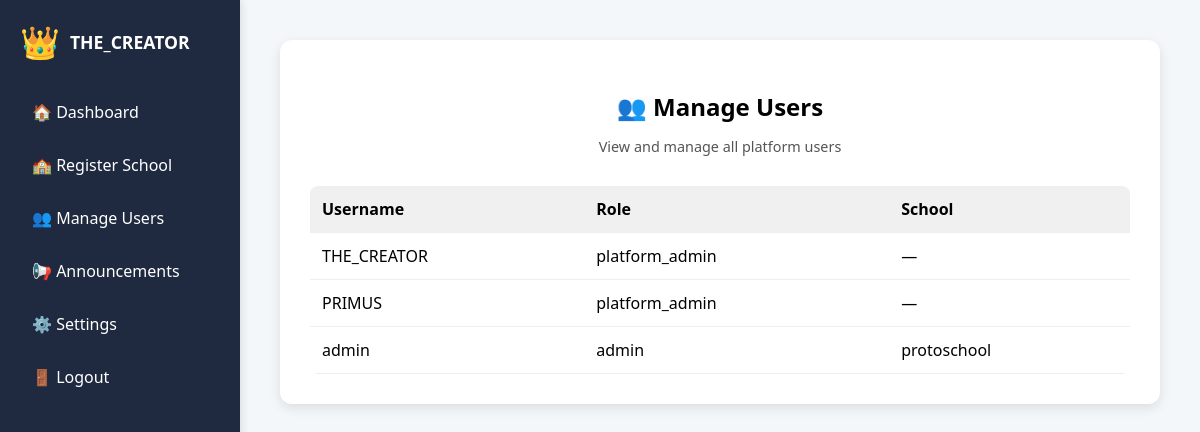
The app's page /manage_users/ (signed in), older data.
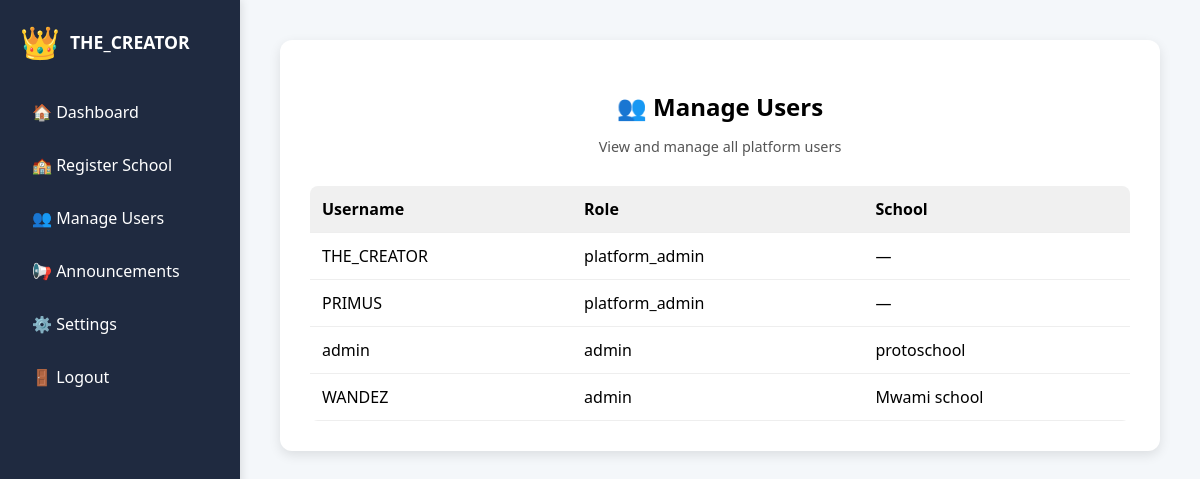
The same page, newer data.
### theschool/models.py (models this page shows, shortened)
class User(AbstractUser):
    ROLE_CHOICES = (
        ('admin', 'Admin'),
        ('teacher', 'Teacher'),
        ('parent', 'Parent'),
        ('platform_admin', 'Platform Admin'),
    )
    role = models.CharField(max_length=20, choices=ROLE_CHOICES)
    school = models.ForeignKey(School, on_delete=models.CASCADE, null=True, blank=True)
    phone_number = models.CharField(max_length=20, blank=True)
    is_platform_admin = models.BooleanField(default=False)

class School(models.Model):
    name = models.CharField(max_length=255)
    address = models.TextField()
    created_at = models.DateTimeField(auto_now_add=True)

### theschool/views.py (the view)
# urls.py: path('manage_users/', views.manage_users_view, name='manage_users'),
@login_required
def manage_users_view(request):
    if not request.user.is_platform_admin:
        return redirect('dashboard')
    users = User.objects.all()
    return render(request, 'manage_users.html', {'users': users})

### templates/manage_users.html (shortened to what this page needs)
{% load static %}
<!DOCTYPE html>
<html lang="en">
<head>
  <link rel="stylesheet" href="{% static 'css/sidebar.css' %}">
  <link rel="stylesheet" href="{% static 'css/manage_users.css' %}">
</head>
<body>
  {% include 'sidebar.html' %}
  <main class="main-content">
    <div class="users-container">
      <h2>👥 Manage Users</h2>
      <p class="subtitle">View and manage all platform users</p>
      <table class="users-table">
        <thead>
          <tr>
            <th>Username</th>
            <th>Role</th>
            <th>School</th>
          </tr>
        </thead>
        <tbody>
          {% for user in users %}
            <tr>
              <td>{{ user.username }}</td>
              <td>{{ user.role }}</td>
              <td>
                {% if user.school %}
                    {{ user.school.name }}
                {% else %}
                    —
                {% endif %}
              </td>
            </tr>
          {% endfor %}
        </tbody>
      </table>
    </div>
  </main>
</body>
</html>

### templates/sidebar.html
{% load static %}
<link rel="stylesheet" href="{% static 'css/sidebar.css' %}">
<aside class="sidebar">
  <div class="profile">
    <div class="avatar">👑</div>
    <div class="info">
      <span class="username">{{ request.user.username }}</span>
    </div>
  </div>
  <nav>
    <ul class="nav-links">
      <li><a href="{% url 'platform_dashboard' %}">🏠 Dashboard</a></li>
      <li><a href="{% url 'register_school' %}">🏫 Register School</a></li>
      <li><a href="{% url 'manage_users' %}">👥 Manage Users</a></li>
      <li><a href="{% url 'announcements' %}">📢 Announcements</a></li>
      <li><a href="{% url 'settings' %}">⚙️ Settings</a></li>
      <li><a href="{% url 'logout' %}">🚪 Logout</a></li>
    </ul>
  </nav>
</aside>

### static/css/sidebar.css (style rules this page uses)
.sidebar { position: fixed; top: 0; left: 0; width: 240px; height: 100vh; background-color: #1f2a40; color: #fff; padding: 20px; box-shadow: 2px 0 8px rgba(0,0,0,0.1); display: flex; flex-direction: column; z-index: 1000; box-sizing: border-box; }
.profile { display: flex; align-items: center; margin-bottom: 30px; }
.avatar { font-size: 2em; margin-right: 10px; }
.info .username { font-weight: bold; font-size: 1.1em; }
.nav-links { list-style: none; padding: 0; margin: 0; }
.nav-links li { margin-bottom: 15px; }
.nav-links a { color: #fff; text-decoration: none; font-size: 1em; display: block; padding: 8px 12px; border-radius: 6px; transition: background-color 0.2s ease; }

### static/css/manage_users.css (style rules this page uses)
html, body { margin: 0; padding: 0; height: 100%; font-family: 'Segoe UI', sans-serif; background: #f4f7fa; }
.main-content { margin-left: 240px; padding: 40px; min-height: 100vh; box-sizing: border-box; }
.users-container { background: white; padding: 30px; border-radius: 12px; box-shadow: 0 4px 12px rgba(0,0,0,0.1); max-width: 900px; margin: auto; animation: fadeIn 0.5s ease-in-out; }
.users-container h2 { margin-bottom: 10px; text-align: center; }
.subtitle { text-align: center; font-size: 0.9em; color: #555; margin-bottom: 30px; }
.users-table { width: 100%; border-collapse: collapse; background: #fff; border-radius: 8px; overflow: hidden; }
.users-table th, .users-table td { padding: 12px; border-bottom: 1px solid #eee; text-align: left; }
.users-table th { background-color: #f0f0f0; font-weight: 600; }

Row changes from the older to the newer data that the page shows:
added User: username "WANDEZ", role "admin", school.name "Mwami school"
